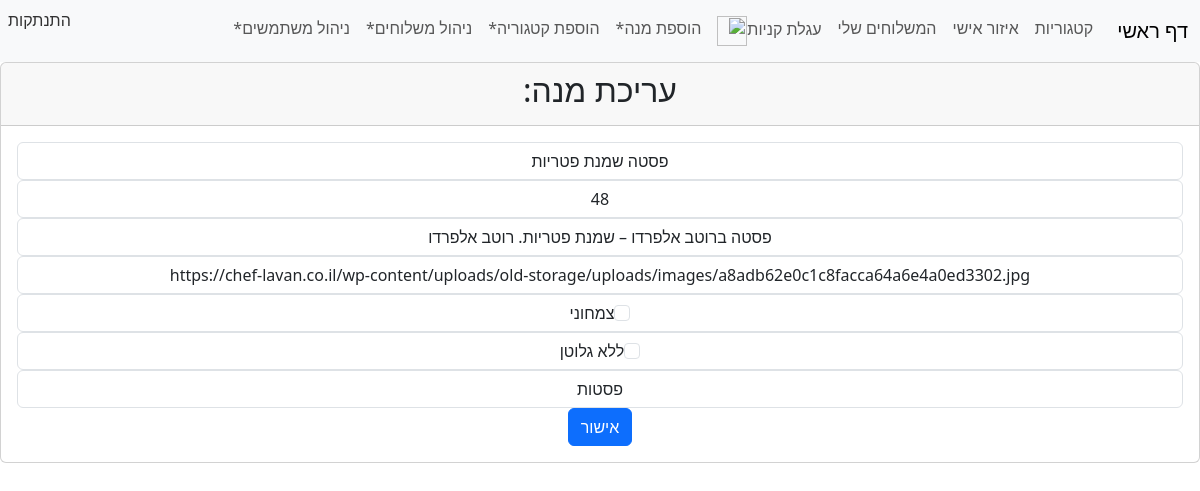
/edit_dish/2 (signed in), run on the app's committed database.
### order_site/models.py (models this page shows, shortened)
class Dish(models.Model):
    name = models.CharField(blank=False, max_length=200)
    price = models.IntegerField(blank=False)
    description = models.CharField(blank=False, max_length=500)
    imageUrl = models.CharField(blank=False, max_length=500)
    is_gluten_free = models.BooleanField(default=False)
    is_vegeterian = models.BooleanField(default=False)
    category = models.ForeignKey(Category, on_delete=models.CASCADE)

class Category(models.Model):
    name = models.CharField(max_length=200)
    imageUrl = models.CharField(max_length=500)

### manager_site/views.py (the view, shortened to what this page needs)
# urls.py: path('edit_dish/<int:id>', views.edit_dish, name="edit_dish"),
@login_required(login_url="login")
def edit_dish(request, id):
    dish = Dish.objects.get(id=id)
    categories = Category.objects.all()
    categoryName = ""
    for category in categories:
        if category.id == dish.category_id:
            categoryName = category.name
    if not request.user.is_staff:
        raise PermissionDenied()
    return render(
        request,
        "manager_site/edit_dish.html",
        {
            "id": id,
            "categories": categories,
            "dish": dish,
            "categoryName": categoryName,
        },
    )

### manager_site/templates/manager_site/edit_dish.html (shortened to what this page needs)
{% extends 'layout.html' %} {% block content %}
<div class="card text-center">
  <div class="card-header">
    <h2>עריכת מנה:</h2>
  </div>
  <div class="card-body">
    <form action="{% url 'edit_dish' id=id %}" method="POST">
      <div>
        <input
          type="text"
          class="form-control text-center"
          name="name"
          placeholder="שם המנה"
          value="{{dish.name}}"
        />
      </div>
      <div>
        <input
          type="text"
          class="form-control text-center"
          name="price"
          placeholder="מחיר המנה"
          value="{{dish.price}}"
        />
      </div>
      <div>
        <input
          type="text"
          class="form-control text-center"
          name="description"
          placeholder="תיאור המנה"
          value="{{dish.description}}"
        />
      </div>
      <div>
        <input
          type="text"
          class="form-control text-center"
          name="imageUrl"
          placeholder="כתובת תמונה"
          value="{{dish.imageUrl}}"
        />
      </div>
      <div class="form-control text-center">
        <input
          class="form-check-input"
          type="checkbox"
          name="is_vegeterian"
          value="True"
        />צמחוני
      </div>
      <div class="form-control text-center">
        <input
          class="form-check-input"
          type="checkbox"
          name="is_gluten_free"
          value="True"
        />ללא גלוטן
      </div>
      <div>
        <select
          class="form-control text-center"
          aria-label="Default select example"
          name="category"
        >
          <option value="{{dish.category_id}}" selected>
            {{categoryName}}
          </option>
        </select>
      </div>
      <button type="submit" class="btn btn-primary">אישור</button>
    </form>
  </div>
</div>
{% endblock %}

### data on the page
Dish: name "פסטה שמנת פטריות", price "48", description "פסטה ברוטב אלפרדו – שמנת פטריות. רוטב אלפרדו", imageUrl "https://chef-lavan.co.il/wp-content/uploads/old-storage/uploads/images/a8adb62e0c1c8facca64a6e4a0ed3302.jpg"
Category: category "פסטות"
